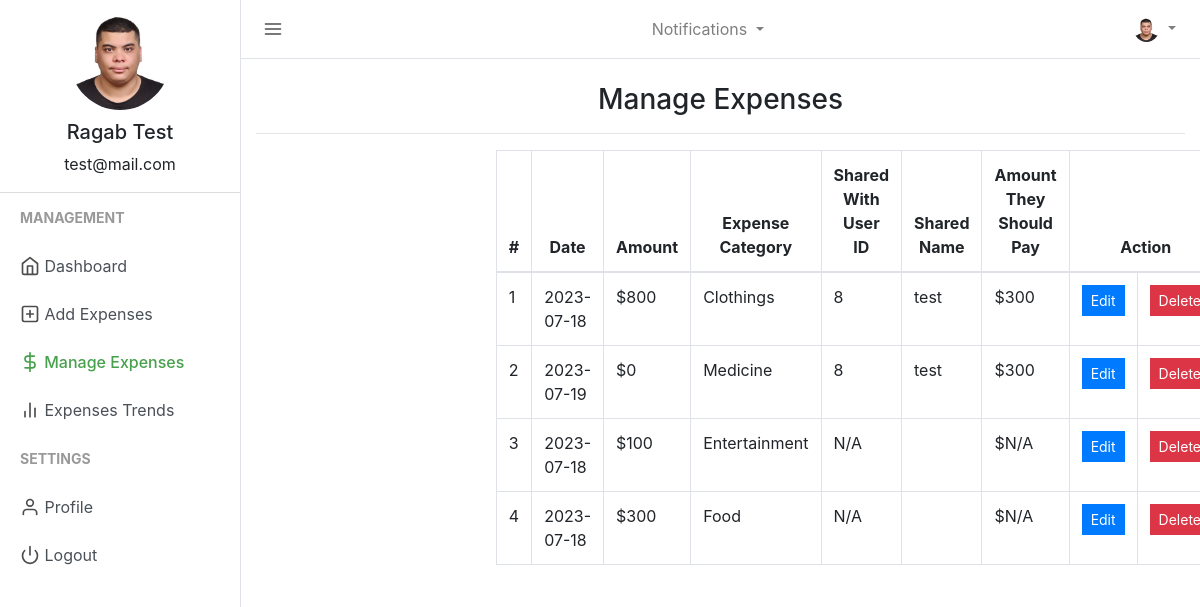
Page /manage_expense.php (signed in) on the committed database.
### tables this page shows
CREATE TABLE `users` (
  `user_id` int(11) NOT NULL,
  `firstname` varchar(50) NOT NULL,
  `lastname` varchar(25) NOT NULL,
  `email` varchar(50) NOT NULL,
  `profile_path` varchar(50) NOT NULL DEFAULT 'default_profile.png',
  `password` varchar(50) NOT NULL,
  `trn_date` datetime NOT NULL
);

CREATE TABLE `expenses` (
  `expense_id` int(20) NOT NULL,
  `user_id` varchar(15) NOT NULL,
  `expense` int(20) NOT NULL,
  `expensedate` varchar(15) NOT NULL,
  `expensecategory` varchar(50) NOT NULL
);

### session.php (called while the page is built, shortened)
<?php
include("config.php");
$sess_email = $_SESSION["email"];
$sql = "SELECT user_id, firstname, lastname, email, profile_path FROM users WHERE email = '$sess_email'";
$result = $con->query($sql);
if ($result->num_rows > 0) {
  while($row = $result->fetch_assoc()) {
    $userid=$row["user_id"];
    $username =$row["firstname"]." ".$row["lastname"];
    $useremail=$row["email"];
    $userprofile="uploads/".$row["profile_path"];
  }
} else {
    $userid="GHX1Y2";
    $username ="Jhon Doe";
    $useremail="mailid@domain.com";
    $userprofile="Uploads/default_profile.png";
}
?>

### manage_expense.php (the view, shortened to what this page needs)
<?php
include("session.php");
$exp_fetched = mysqli_query($con, "SELECT expenses.*, users.firstname as shared_user_name, IFNULL(shared_expenses.user_id, 'N/A') as shared_user_id, IFNULL(shared_expenses.amount, 'N/A') as shared_amount FROM expenses LEFT JOIN shared_expenses ON expenses.expense_id = shared_expenses.expense_id LEFT JOIN users ON shared_expenses.user_id = users.user_id WHERE expenses.user_id = '$userid'");
?>
<!DOCTYPE html>
<html lang="en">
<head>
    <link href="css/bootstrap.min.css" rel="stylesheet">
    <link href="css/style.css" rel="stylesheet">
</head>
<body>
    <div class="d-flex" id="wrapper">
        <div class="border-right" id="sidebar-wrapper">
            <div class="user">
                <img class="img img-fluid rounded-circle" src="<?php echo $userprofile ?>" width="120">
                <h5><?php echo $username ?></h5>
                <p><?php echo $useremail ?></p>
            </div>
            <div class="sidebar-heading">Management</div>
            <div class="list-group list-group-flush">
                <a href="index.php" class="list-group-item list-group-item-action"><span data-feather="home"></span> Dashboard</a>
                <a href="add_expense.php" class="list-group-item list-group-item-action "><span data-feather="plus-square"></span> Add Expenses</a>
                <a href="manage_expense.php" class="list-group-item list-group-item-action sidebar-active"><span data-feather="dollar-sign"></span> Manage Expenses</a>
                <a href="expense_trends.php" class="list-group-item list-group-item-action "><span data-feather="bar-chart-2"></span> Expenses Trends</a>
            </div>
            <div class="sidebar-heading">Settings </div>
            <div class="list-group list-group-flush">
                <a href="profile.php" class="list-group-item list-group-item-action "><span data-feather="user"></span> Profile</a>
                <a href="logout.php" class="list-group-item list-group-item-action "><span data-feather="power"></span> Logout</a>
            </div>
        </div>
        <div id="page-content-wrapper">
            <nav class="navbar navbar-expand-lg navbar-light  border-bottom">
                <button class="toggler" type="button" id="menu-toggle" aria-expanded="false">
                    <span data-feather="menu"></span>
                </button>
                <div class="collapse navbar-collapse" id="navbarSupportedContent">
                    <ul class="navbar-nav ml-auto mt-2 mt-lg-0">
                        <li class="nav-item dropdown">
                            <a class="nav-link dropdown-toggle" href="#" id="navbarDropdown" role="button" data-toggle="dropdown" aria-haspopup="true" aria-expanded="false">
                                <i class="fas fa-bell"></i> Notifications
                            </a>
                        </li>
                    </ul>
                </div>
                <div class="collapse navbar-collapse" id="navbarSupportedContent">
                    <ul class="navbar-nav ml-auto mt-2 mt-lg-0">
                        <li class="nav-item dropdown">
                            <a class="nav-link dropdown-toggle" href="#" id="navbarDropdown" role="button" data-toggle="dropdown" aria-haspopup="true" aria-expanded="false">
                                <img class="img img-fluid rounded-circle" src="<?php echo $userprofile ?>" width="25">
                            </a>
                        </li>
                    </ul>
                </div>
            </nav>
            <div class="container-fluid">
                <h3 class="mt-4 text-center">Manage Expenses</h3>
                <hr>
                <div class="row justify-content-center">
                    <div class="col-md-6">
                        <table class="table table-hover table-bordered">
                            <thead>
                                <tr class="text-center">
                                    <th>#</th>
                                    <th>Date</th>
                                    <th>Amount</th>
                                    <th>Expense Category</th>
                                    <th>Shared With User ID</th>
                                    <th>Shared Name</th>
                                    <th>Amount They Should Pay</th>
                                    <th colspan="2">Action</th>
                                </tr>
                            </thead>
                            <?php $count = 1;
                            while ($row = mysqli_fetch_array($exp_fetched)) { ?>
                                <tr>
                                    <td><?php echo $count; ?></td>
                                    <td><?php echo $row['expensedate']; ?></td>
                                    <td><?php echo '$' . $row['expense']; ?></td>
                                    <td><?php echo $row['expensecategory']; ?></td>
                                    <td><?php echo $row['shared_user_id']; ?></td>
                                    <td><?php echo $row['shared_user_name']; ?></td>
                                    <td><?php echo '$' . $row['shared_amount']; ?></td>
                                    <td class="text-center">
                                        <a href="add_expense.php?edit=<?php echo $row['expense_id']; ?>" class="btn btn-primary btn-sm" style="border-radius:0%;">Edit</a>
                                    </td>
                                    <td class="text-center">
                                        <a href="add_expense.php?delete=<?php echo $row['expense_id']; ?>" class="btn btn-danger btn-sm" style="border-radius:0%;">Delete</a>
                                    </td>
                                </tr>
                            <?php $count++;
                            } ?>
                        </table>
                    </div>
                </div>
            </div>
        </div>
    </div>
</body>
</html>

### css/style.css (style rules this page uses)
body { background-color: #efefef; }
.feather { width: 20px; height: 20px; stroke: #4d4d4d; stroke-width: 2; stroke-linecap: round; stroke-linejoin: round; fill: none; vertical-align: text-bottom; }
.list-group { background-color: #ffffff; }
.list-group-item { border: none; }
.user { text-align: center; border-bottom: 1px solid #ddd; }
.user img { padding: 10px; }
.toggler { color: #000; background-color: #fff; border: none; outline: none; }
.sidebar-active { color: #47a04b; font-weight: 500; }
.sidebar-active .feather { stroke: #47a04b; font-weight: 500; }
#wrapper { overflow-x: hidden; background-color: #fff; }
#sidebar-wrapper { min-height: 100vh; margin-left: -15rem; -webkit-transition: margin 0.25s ease-out; -moz-transition: margin 0.25s ease-out; -o-transition: margin 0.25s ease-out; transition: margin 0.25s ease-out; }
#sidebar-wrapper .sidebar-heading { padding: 0.875rem 1.25rem; font-size: 14px; font-weight: bold; text-transform: uppercase; color: #999; }
#sidebar-wrapper .list-group { width: 15rem; }
#page-content-wrapper { min-width: 100vw; }
@media (min-width: 768px) { #sidebar-wrapper { margin-left: 0; } }
@media (min-width: 768px) { #page-content-wrapper { min-width: 0; width: 100%; } }
.container-fluid { margin-right: 20px; }

### rows in the picture
users: profile_path (picture), username "Ragab Test", email "test@mail.com"
expenses: expensedate "2023-07-18", expense "800", expensecategory "Clothings", shared_user_id "8", users.firstname "test", shared_amount "300"
expenses: expensedate "2023-07-19", expense "0", expensecategory "Medicine", shared_user_id "8", users.firstname "test", shared_amount "300"
expenses: expensedate "2023-07-18", expense "100", expensecategory "Entertainment", shared_user_id "N/A", shared_amount "N/A"
expenses: expensedate "2023-07-18", expense "300", expensecategory "Food", shared_user_id "N/A", shared_amount "N/A"
